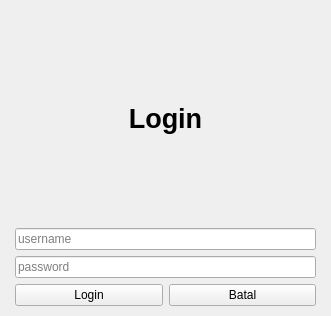
<?xml version="1.0" encoding="UTF-8"?>
<ui version="4.0">
 <class>Form</class>
 <widget class="QWidget" name="Form">
  <property name="geometry">
   <rect>
    <x>0</x>
    <y>0</y>
    <width>331</width>
    <height>316</height>
   </rect>
  </property>
  <property name="windowTitle">
   <string>Form</string>
  </property>
  <widget class="QWidget" name="verticalLayoutWidget">
   <property name="geometry">
    <rect>
     <x>10</x>
     <y>10</y>
     <width>311</width>
     <height>301</height>
    </rect>
   </property>
   <layout class="QVBoxLayout" name="verticalLayout">
    <property name="leftMargin">
     <number>5</number>
    </property>
    <property name="topMargin">
     <number>5</number>
    </property>
    <property name="rightMargin">
     <number>5</number>
    </property>
    <property name="bottomMargin">
     <number>5</number>
    </property>
    <item>
     <widget class="QLabel" name="label">
      <property name="font">
       <font>
        <pointsize>20</pointsize>
        <weight>75</weight>
        <bold>true</bold>
       </font>
      </property>
      <property name="text">
       <string>Login</string>
      </property>
      <property name="alignment">
       <set>Qt::AlignCenter</set>
      </property>
     </widget>
    </item>
    <item>
     <widget class="QLineEdit" name="lineEditUsername">
      <property name="text">
       <string/>
      </property>
      <property name="placeholderText">
       <string>username</string>
      </property>
     </widget>
    </item>
    <item>
     <widget class="QLineEdit" name="lineEditPassword">
      <property name="text">
       <string/>
      </property>
      <property name="placeholderText">
       <string>password</string>
      </property>
     </widget>
    </item>
    <item>
     <layout class="QHBoxLayout" name="horizontalLayout">
      <item>
       <widget class="QPushButton" name="QpushButton_login">
        <property name="text">
         <string>Login</string>
        </property>
       </widget>
      </item>
      <item>
       <widget class="QPushButton" name="QpushButton_batal">
        <property name="text">
         <string>Batal</string>
        </property>
       </widget>
      </item>
     </layout>
    </item>
   </layout>
  </widget>
 </widget>
 <resources/>
 <connections/>
</ui>
